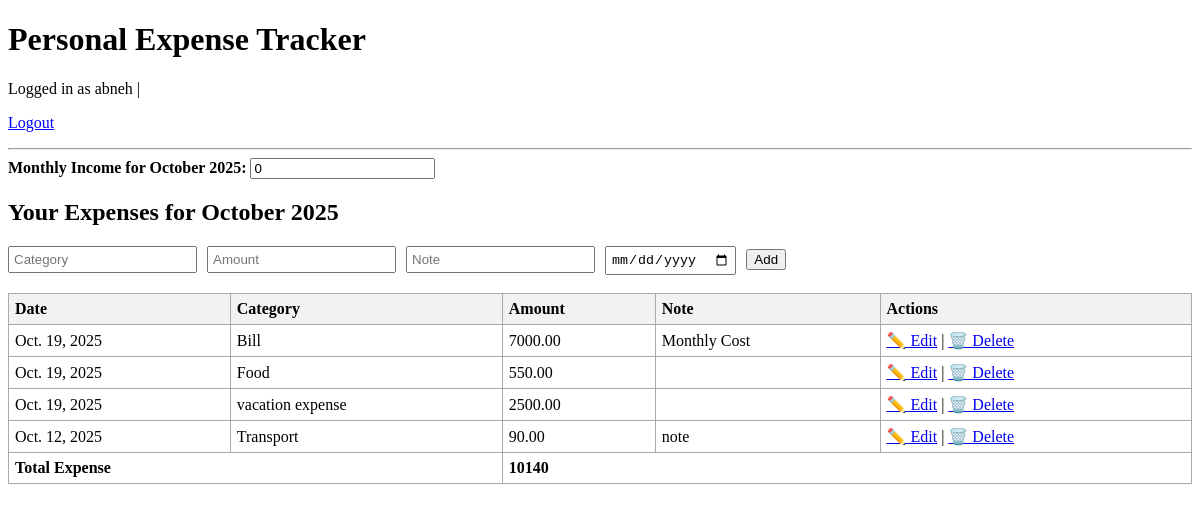
The app's page / (signed in), older data.
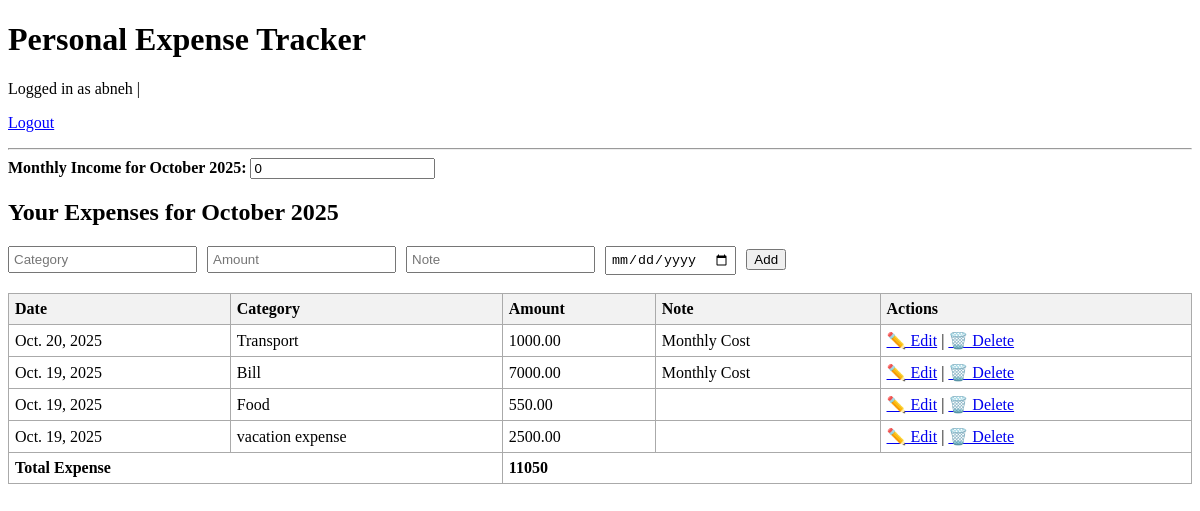
The same page, newer data.
### tracker/models.py (models this page shows, shortened)
class Expense(models.Model):
    user = models.ForeignKey(User, on_delete=models.CASCADE, related_name='expenses')
    category = models.ForeignKey(Category, on_delete=models.SET_NULL, null=True, blank=True)
    amount = models.DecimalField(max_digits=10, decimal_places=2)
    description = models.TextField(blank=True)
    date = models.DateField(auto_now_add=True)

class Category(models.Model):
    name = models.CharField(max_length=100)
    user = models.ForeignKey(User, on_delete=models.CASCADE, related_name='categories')

### tracker/views.py (the view, shortened to what this page needs)
# urls.py: path('', views.expense_list, name='expense_list'),
@login_required
def expense_list(request):
    today = datetime.today()
    current_month = today.month
    current_year = today.year
    expenses = Expense.objects.filter(
        user=request.user,
        date__month=current_month,
        date__year=current_year
    ).order_by('-date')
    categories = Category.objects.all()
    total_expense = expenses.aggregate(total=Sum('amount'))['total'] or 0
    monthly_income = 0
    return render(request, 'tracker/expense_list.html', {
        'expenses': expenses,
        'categories': categories,
        'total_expense': total_expense,
        'current_month': today.strftime('%B'),
        'current_year': today.year,
        'monthly_income': monthly_income,
    })

### tracker/templates/tracker/expense_list.html (shortened to what this page needs)
<!DOCTYPE html>
<html>
<head>
</head>
<body>
    <h1>Personal Expense Tracker</h1>
    <p>
        Logged in as {{ user.username }} |
        <form action="{% url 'logout' %}" method="POST" class="logout-form" style="display:inline;">
            <button type="submit" class="logout-btn">Logout</button>
        </form>
    </p>
    <hr>
    <div id="monthly-income">
        Monthly Income for {{ current_month }} {{ current_year }}:
        <input type="number" id="income-input" value="{{ monthly_income }}" step="0.01">
    </div>
    <h2>Your Expenses for {{ current_month }} {{ current_year }}</h2>
    <form id="expense-form" class="inline-form" method="POST">
        <input type="text" name="category" placeholder="Category" list="category-list" required>
        <input type="number" name="amount" placeholder="Amount" step="0.01" required>
        <input type="text" name="note" placeholder="Note">
        <input type="date" name="date" required>
        <button type="submit">Add</button>
    </form>
    <br>
    <table>
        <thead>
            <tr>
                <th>Date</th>
                <th>Category</th>
                <th>Amount</th>
                <th>Note</th>
                <th>Actions</th>
            </tr>
        </thead>
        <tbody id="expenses-table">
            {% for expense in expenses %}
            <tr id="expense-{{ expense.id }}">
                <td>{{ expense.date|date:"M. d, Y" }}</td>
                <td>
                    {% if expense.category %}
                        {{ expense.category.name }}
                    {% else %}
                        No category
                    {% endif %}
                </td>
                <td>{{ expense.amount }}</td>
                <td>{{ expense.note }}</td>
                <td>
                    <a href="{% url 'expense_update' expense.pk %}">✏️ Edit</a> |
                    <a href="{% url 'expense_delete' expense.pk %}">🗑️ Delete</a>
                </td>
            </tr>
            {% empty %}
            <tr><td colspan="5">No expenses yet.</td></tr>
            {% endfor %}
        </tbody>
        <tfoot>
            <tr>
                <td colspan="2"><strong>Total Expense</strong></td>
                <td colspan="3" id="total-expense">{{ total_expense }}</td>
            </tr>
        </tfoot>
    </table>
</body>
</html>

Row changes from the older to the newer data that the page shows:
removed Expense: date "Oct. 12, 2025", category.name "Transport", amount "90.00", note "note"
added Expense: date "Oct. 20, 2025", category.name "Transport", amount "1000.00", note "Monthly Cost"
Text that changed along with them:
{{ total_expense }}: "10140" → "11050"
